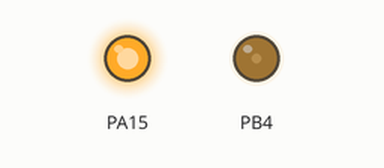
The program below on a simulated pyboard running MicroPython. On the bench: output pins drawn as LEDs (lit = HIGH). Library files of the repository ran but are not shown: 1 file(s). At 0.0 s the program stops and its outputs stay as they are.

Above: at 0.1 s.
Timing chart, 0 to 1.5 s (numbered marks = the images above):
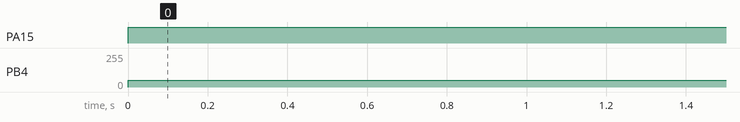

The program:

main.py
```python
from pyb import Pin, Timer
tm2=Timer(2, freq=100)
tm3=Timer(3, freq=200)
led3=tm2.channel(1, Timer.PWM, pin=Pin.cpu.A15)
led3.pulse_width_percent(100)
led4=tm3.channel(1, Timer.PWM, pin=Pin.cpu.B4, pulse_width_percent=20)
```

Measured:
- by itself, PA15: LOW → HIGH at 0.00 s
- by itself, PB4: 0/255 → 51/255 at 0.00 s
